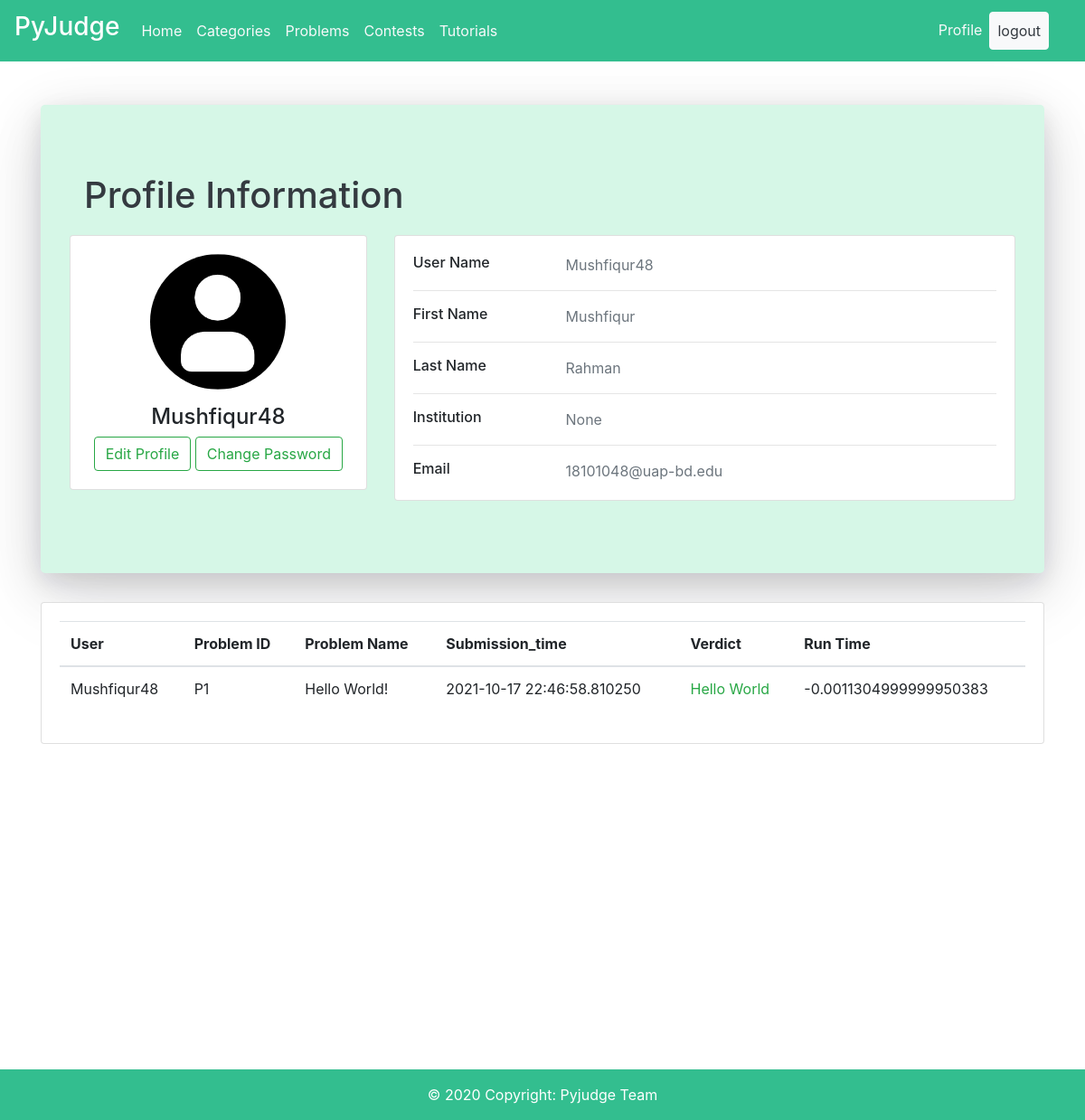
Screenshot of /profile/ (signed in) with the database file from the repository.
### User/models.py (models this page shows, shortened)
class Profile(models.Model):
    TYPE = [
        ('Contestant','Contestant'),
        ('Judge','Judge'),
    ]
    user = models.OneToOneField(User, on_delete=models.CASCADE, null= True)
    first_name = models.CharField(max_length=50, null= True)
    last_name = models.CharField(max_length=50, null= True)
    institution = models.CharField(max_length=200,null= True)
    email = models.CharField(max_length=50,null=True)
    image = models.ImageField(default='default-profile.png', upload_to='Profile_Pictures', null=True)
    user_type = models.CharField(max_length=20, choices=TYPE, null=True)

### Problems/models.py (models this page shows, shortened)
class Submissions(models.Model):
    user = models.CharField(max_length=100, unique=True)
    problem_id = models.CharField(max_length=100)
    problem_name = models.CharField(max_length=100)
    submission_time = models.CharField(max_length=100, unique=True)
    verdict = models.CharField(max_length=50)
    run_time = models.CharField(max_length=50)

### User/views.py (the view)
# urls.py: path('profile/', uviews.profile, name='profile'),
@login_required
def profile(request):
    submission_list = Submissions.objects.all().filter(user=request.user)
    context={
        "submission_list": submission_list,
    }
    return render(request, 'user/profile.html',context)

### Templates/User/profile.html (shortened to what this page needs)
{% extends 'User/base.html' %}
{% load crispy_forms_tags %}
{% block content %}
  <div class="container mt-5">
    <div class="main-body jumbotron" style="box-shadow: rgba(17, 17, 26, 0.1) 0px 8px 24px, rgba(17, 17, 26, 0.1) 0px 16px 56px, rgba(17, 17, 26, 0.1) 0px 24px 80px;background-color: #D6F7E7;">
      <nav class="navbar">
            <span class="text-dark py-1 h1">Profile Information</span>
          </nav>
          <div class="row gutters-sm">
            <div class="col-md-4 mb-3">
              <div class="card">
                <div class="card-body">
                  <div class="d-flex flex-column align-items-center text-center">
                    <img src="{{ user.profile.image.url }}" alt="Admin" class="rounded-circle" width="150">
                    <div class="mt-3">
                      <h4>{{user.username}}</h4>
                      <a class="btn btn-outline-success"href="{% url 'profile-update' %}">Edit Profile</a>
                      <a class="btn btn-outline-success"href="{% url 'change-password' %}">Change Password</a>
                    </div>
                  </div>
                </div>
              </div>
            </div>
            <div class="col-md-8">
              <div class="card mb-3">
                <div class="card-body">
                  <div class="row">
                    <div class="col-sm-3">
                      <h6 class="mb-0">User Name</h6>
                    </div>
                    <div class="col-sm-9 text-secondary">
                      {{user.username}}
                    </div>
                  </div>
                  <hr>
                  <div class="row">
                    <div class="col-sm-3">
                      <h6 class="mb-0">First Name</h6>
                    </div>
                    <div class="col-sm-9 text-secondary">
                      {{user.first_name}}
                    </div>
                  </div>
                  <hr>
                  <div class="row">
                    <div class="col-sm-3">
                      <h6 class="mb-0">Last Name</h6>
                    </div>
                    <div class="col-sm-9 text-secondary">
                      {{user.last_name}}
                    </div>
                  </div>
                  <hr>
                  <div class="row">
                    <div class="col-sm-3">
                      <h6 class="mb-0">Institution</h6>
                    </div>
                    <div class="col-sm-9 text-secondary">
                      {{user.profile.institution}}
                    </div>
                  </div>
                  <hr>
                  <div class="row">
                    <div class="col-sm-3">
                      <h6 class="mb-0">Email</h6>
                    </div>
                    <div class="col-sm-9 text-secondary">
                      {{user.email}}
                    </div>
                  </div>
                </div>
              </div>
            </div>
          </div>
    </div>
    <div class="card">
      <div class="card-body">
        <table class="table">
          <thead>
            <tr>
              <th scope="col">User</th>
              <th scope="col">Problem ID</th>
              <th scope="col">Problem Name</th>
              <th scope="col">Submission_time</th>
              <th scope="col">Verdict</th>
              <th scope="col">Run Time</th>
            </tr>
          </thead>
          <tbody>
            {% for submission in submission_list  %}
              <tr>
                <td>{{submission.user}}</td>
                <td>{{submission.problem_id}}</td>
                <td>{{submission.problem_name}}</td>
                <td>{{submission.submission_time}}</td>
                <td class="text-success">{{submission.verdict}}</td>
                <td>{{submission.run_time}}</td>
              </tr>
            {% endfor %}
          </tbody>
        </table>
      </div>
    </div>
  </div>
{% endblock %}

### rows the page displays
Submissions: user "Mushfiqur48", problem_id "P1", problem_name "Hello World!", submission_time "2021-10-17 22:46:58.810250", verdict "Hello World", run_time "-0.0011304999999950383"

### other values shown
{{ user.username }} "Mushfiqur48"
{{ user.first_name }} "Mushfiqur"
{{ user.last_name }} "Rahman"
{{ user.profile.institution }} "None"
{{ user.email }} "18101048@uap-bd.edu"
